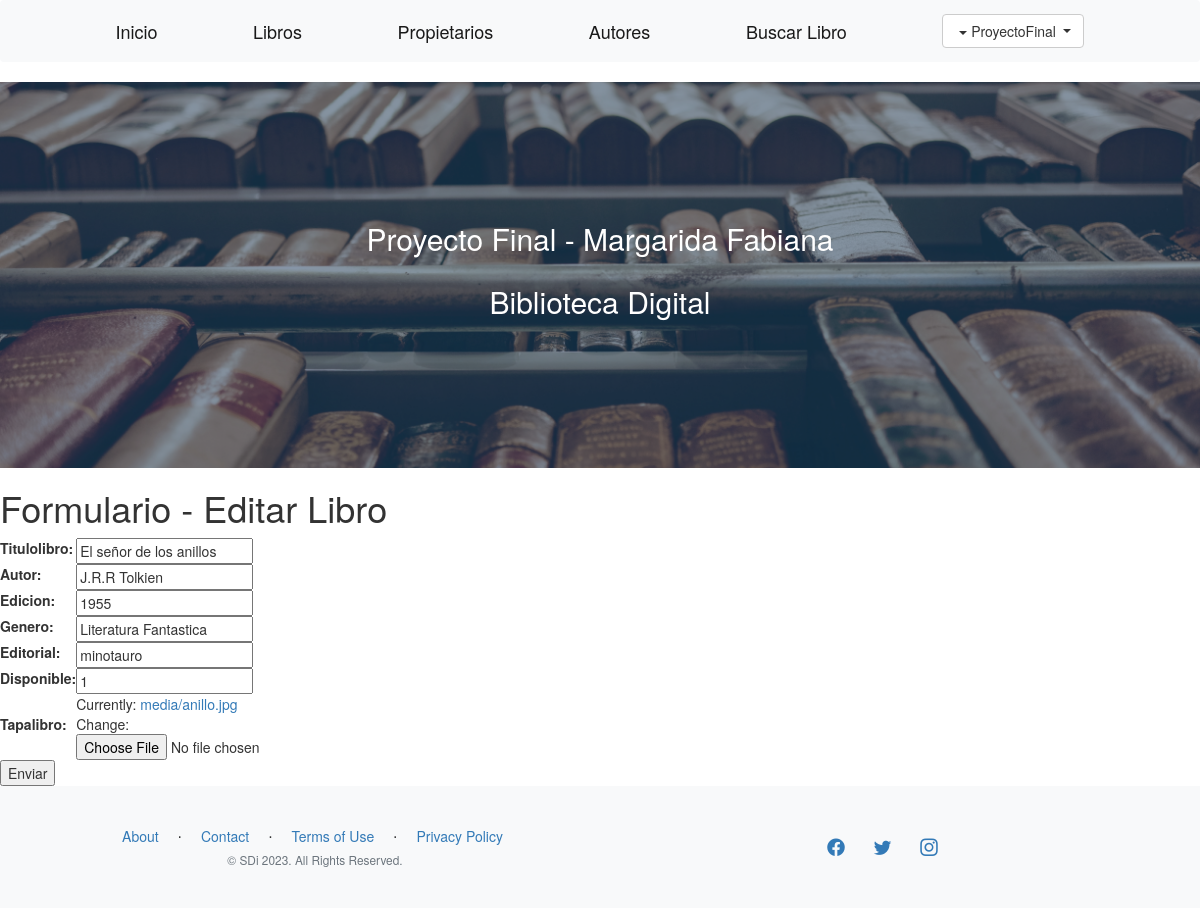
Screenshot of /AppCoder/editarLibro/El señor de los anillos/ (signed in) with the database file from the repository.
### AppCoder/models.py (models this page shows, shortened)
class Texto(models.Model):
    tituloLibro = models.CharField(max_length=80)
    autor = models.CharField(max_length=40)
    edicion = models.IntegerField(null=True)
    genero = models.CharField(max_length=40)
    editorial = models.CharField(max_length=40, blank=True)
    disponible = models.CharField(max_length=10)
    tapaLibro = models.ImageField(default=None, null=True, blank=True, upload_to='portada/')

### AppCoder/views.py (the view)
# urls.py: path('editarLibro/<libro_titulo>/',views.editarLibro,name='EditarLibro'),
def editarLibro(request,libro_titulo):
    libro = Texto.objects.get(tituloLibro = libro_titulo)
    if request.method == 'POST':
        miFormularioLibro = TextoFormulario(request.POST, request.FILES)
        print(miFormularioLibro)
        if miFormularioLibro.is_valid():
            informacion = miFormularioLibro.cleaned_data
            libro.tituloLibro=informacion['tituloLibro']
            libro.autor=informacion['autor']
            libro.edicion=informacion['edicion']
            libro.genero=informacion['genero']
            libro.editorial=informacion['editorial']
            libro.disponible=informacion['disponible']
            libro.tapaLibro=request.FILES['tapaLibro']
            libro.save()
            libros = Texto.objects.all()
            return render(request, 'texto.html',{'libros':libros})
    else:
        miFormularioLibro= TextoFormulario(initial={'tituloLibro': libro.tituloLibro, 'autor': libro.autor,
            'edicion': libro.edicion, 'genero': libro.genero,'editorial': libro.editorial,
            'disponible': libro.disponible, 'tapaLibro':libro.tapaLibro})
    return render(request, 'editarLibro.html', {'miFormularioLibro': miFormularioLibro, 'libro_titulo':libro_titulo})

### AppCoder/forms.py
class TextoFormulario(forms.Form):
    tituloLibro = forms.CharField(max_length=40)
    autor = forms.CharField(max_length=40)
    edicion = forms.IntegerField()
    genero = forms.CharField(max_length=30)
    editorial = forms.CharField(max_length=40)
    disponible = forms.CharField(max_length=10)
    tapaLibro = forms.ImageField(required=True)
    class Meta:
        model = User
        fields = ['tituloLibro', 'autor', 'edicion', 'genero', 'editorial', 'disponible', 'tapaLibro']
        help_text = {k:'' for k in fields}

### AppCoder/templates/editarLibro.html (shortened to what this page needs)
{% extends 'inicio.html' %}
{% load static %}
{% block herencia %}
    <h1>Formulario - Editar Libro</h1>
    <form action="" method="POST" enctype="multipart/form-data">{% csrf_token %}
        <table>
            {{  miFormularioLibro.as_table }}
        </table>
        <input type="submit", value="Enviar">
    </form>
{% endblock %}

### AppCoder/templates/inicio.html (shortened to what this page needs)
<!DOCTYPE html>
<html lang="en">
    <head>
        {% load static %}
        <link href="https://cdn.jsdelivr.net/npm/bootstrap-icons@1.5.0/font/bootstrap-icons.css" rel="stylesheet" type="text/css" />
        <link href="{% static 'AppCoder/css/styles.css' %}" rel="stylesheet" />
        <link href="{% static 'AppCoder/css/bootstrap.min.css' %}" rel="stylesheet" >
        <link href="https://cdn.jsdelivr.net/npm/bootstrap@4.0.0-alpha1/dist/css/bootstrap.min.css" rel="stylesheet">
        <link href="https://cdn.jsdelivr.net/npm/bootstrap@4.0.0-alpha1/dist/css/bootstrap.min.css" rel="stylesheet">
        <link rel="stylesheet" href="http://maxcdn.bootstrapcdn.com/bootstrap/3.3.6/css/bootstrap.min.css">
    </head>
    <body>
        <nav class="navbar navbar-light bg-light static-top">
            <div class="container">
                <a class="navbar-brand" href="{% url 'Inicio' %}">Inicio</a>
                <a class="navbar-brand" href="{% url 'LeerLibro' %}">Libros</a>
                <a class="navbar-brand" href="{% url 'LeerPropietario' %}">Propietarios</a>
                <a class="navbar-brand" href="{% url 'LeerAutor' %}">Autores</a>
                <a class="navbar-brand" href="{% url 'BusquedaLibro' %}">Buscar Libro</a>
                {% if request.user.is_authenticated %}
                <div class="dropdown">
                    <button class="btn btn-default dropdown-toggle" type="button" id="dropdownMenuButton" data-toggle="dropdown" aria-expanded="false">
                        <span class="caret"></span>
                        {{user.username}}
                    </button>
                </div>
                {% endif %}
            </div>
        </nav>
        <header class="masthead">
            <div class="container position-relative">
                <div class="row justify-content-center">
                    <div class="col-xl-6">
                        <div class="text-center text-white">
                            <h1 class="mb-5">Proyecto Final - Margarida Fabiana</h1>
                            <h1 class="mb-5">Biblioteca Digital</h1>
                        </div>
                    </div>
                </div>
            </div>
        </header>
        {% block herencia %}
        {% endblock %}
        <footer class="footer bg-light">
            <div class="container">
                <div class="row">
                    <div class="col-lg-6 h-100 text-center text-lg-start my-auto">
                        <ul class="list-inline mb-2">
                            <li class="list-inline-item"><a href="#!">About</a></li>
                            <li class="list-inline-item">⋅</li>
                            <li class="list-inline-item"><a href="#!">Contact</a></li>
                            <li class="list-inline-item">⋅</li>
                            <li class="list-inline-item"><a href="#!">Terms of Use</a></li>
                            <li class="list-inline-item">⋅</li>
                            <li class="list-inline-item"><a href="#!">Privacy Policy</a></li>
                        </ul>
                        <p class="text-muted small mb-4 mb-lg-0">&copy; SDi 2023. All Rights Reserved.</p>
                    </div>
                    <div class="col-lg-6 h-100 text-center text-lg-end my-auto">
                        <ul class="list-inline mb-0">
                            <li class="list-inline-item me-4">
                                <a href="#!"><i class="bi-facebook fs-3"></i></a>
                            </li>
                            <li class="list-inline-item me-4">
                                <a href="#!"><i class="bi-twitter fs-3"></i></a>
                            </li>
                            <li class="list-inline-item">
                                <a href="#!"><i class="bi-instagram fs-3"></i></a>
                            </li>
                        </ul>
                    </div>
                </div>
            </div>
        </footer>
    </body>
</html>

### rows the page displays
Texto: tituloLibro "El señor de los anillos", autor "J.R.R Tolkien", edicion "1955", genero "Literatura Fantastica", editorial "minotauro", disponible "1"

### other values shown
{{ user.username }} "ProyectoFinal"
